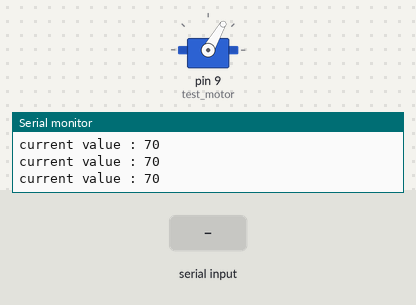
A sketch run on a simulated Arduino Uno, built with avr-gcc and run on an emulated ATmega328P. Parts: servo, the last lines printed to the serial monitor. Inputs (shaded band) come from the test bench.

Above: at 4.2 s.
4.3 s: "u" received over Serial
At 5.1 s:
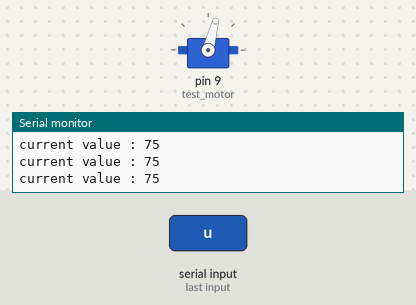
5.8 s: "u" received over Serial
At 6.4 s:
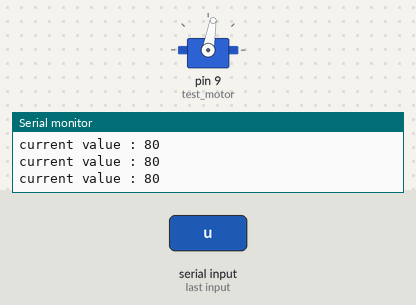
7.3 s: "d" received over Serial
At 7.7 s:
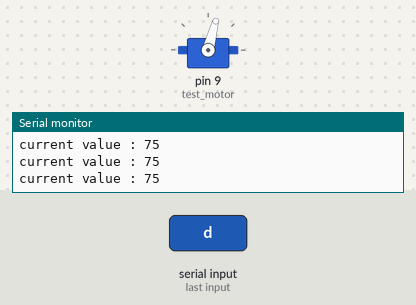
Timing chart, 0 to 10.3 s (numbered marks = the images above; inputs shaded):
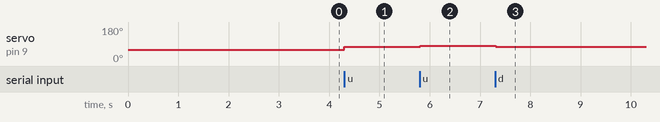

Measured:
- after the input at 4.3 s, servo on pin 9 (test_motor): 60° → 75° at once
- after the input at 5.8 s, servo on pin 9 (test_motor): 75° → 80° at once
- after the input at 7.3 s, servo on pin 9 (test_motor): 80° → 75° at once

The sketch:

brushless_motor_test.ino
```cpp
#include <Servo.h>

Servo test_motor;

int val=70;

void setup() {
  Serial.begin(9600);
  test_motor.attach(9);
  test_motor.write(60);
  delay(3000);
}

void loop() {
  if(Serial.available()){
    char temp = Serial.read();
    if(temp=='u'){
      val += 5;
    }
    else if(temp=='d'){
      val -= 5;
    }
    test_motor.write(val);
  }
  Serial.print("current value : ");
  Serial.println(val);
  delay(100);
}
```
